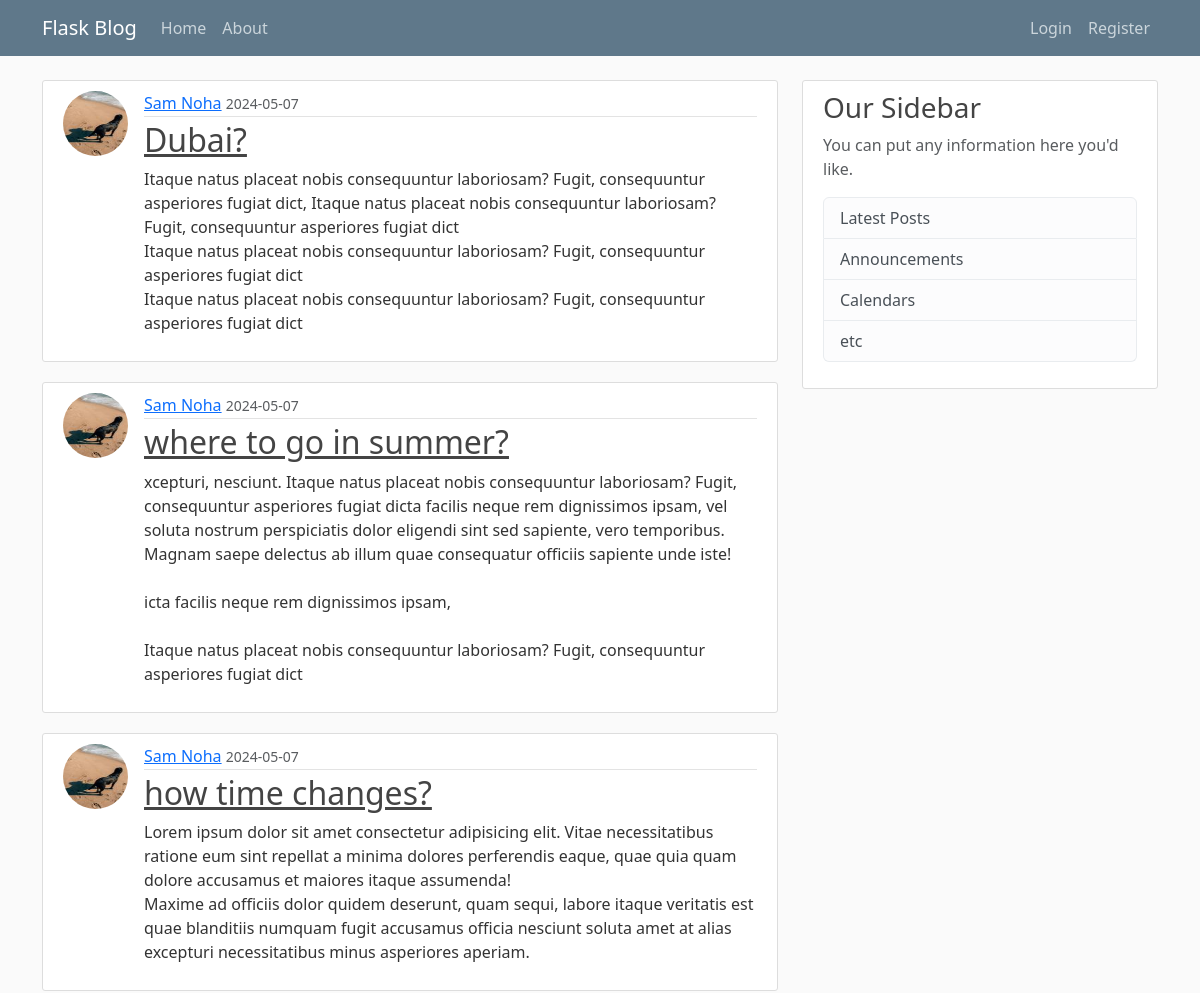
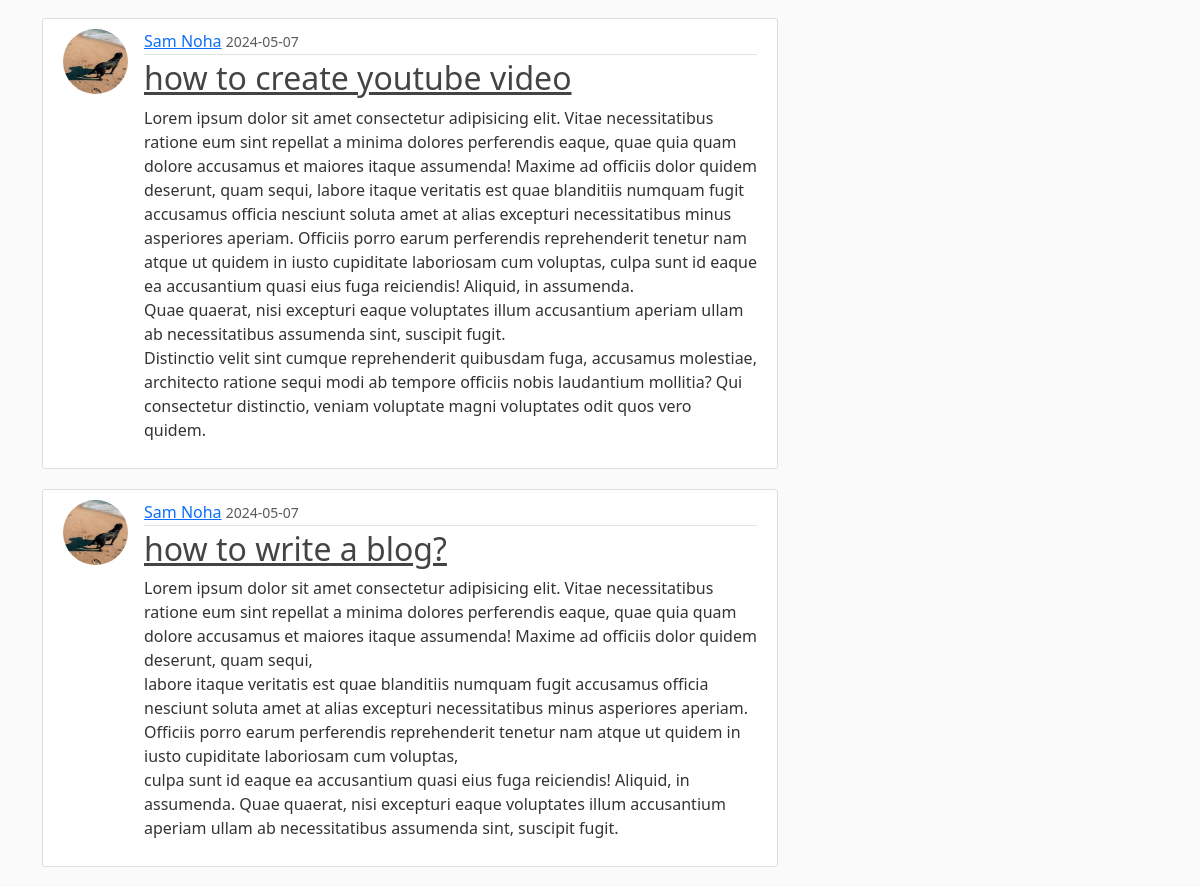
The page /home on the database its author committed (2 pictures, top to bottom).
### flaskblog/models.py (models this page shows, shortened)
class Post(db.Model):
  id = db.Column(db.Integer, primary_key=True)
  title = db.Column(db.String(100), unique=True, nullable=False)
  date_posted = db.Column(db.DateTime, nullable=False, default=datetime.now)
  content = db.Column(db.Text, nullable=False)
  user_id = db.Column(db.Integer, db.ForeignKey('user.id'), nullable=False)

class User(db.Model, UserMixin):
  id = db.Column(db.Integer, primary_key=True)
  username = db.Column(db.String(20), unique=True, nullable=False)
  email = db.Column(db.String(120), unique=True, nullable=False)
  image_file = db.Column(db.String(20), nullable=False, default='default.jpg')
  password = db.Column(db.String(60), nullable=False)
  posts = db.relationship('Post', backref='author', lazy=True)

### flaskblog/routes.py (the view)
@app.route("/")
@app.route("/home")
def home():
  page = request.args.get('page',1,type=int)
  posts = Post.query.order_by(Post.date_posted.desc()).paginate(page=page,per_page=5)
  return render_template('home.html',posts=posts, title='Home')

### flaskblog/templates/home.html
{% extends "layout.html"%}
{% block content %}
{% for post in posts%}
    <article class="media content-section d-flex">
        <div>
            <img src="{{ url_for('static', filename='profile_pics/' + post.author.image_file) }}" alt=""
                class="rounded-circle article-img">
        </div>
        <div class="media-body w-100">
            <div class="article-metadata">
                <a class="mr-2" href="#">{{ post.author.username }}</a>
                <small class="text-muted">{{ post.date_posted.strftime('%Y-%m-%d') }}</small>
            </div>
            <h2><a class="article-title" href="{{ url_for('post',post_id=post.id)}}">{{ post.title }}</a></h2>
            <p class="article-content">{{ post.content }}</p>
        </div>
    </article>
{% endfor %}
{% endblock content %}

### flaskblog/static/main.css (style rules this page uses)
body { background: #fafafa; color: #333333; margin-top: 5rem; }
h1, h2, h3, h4, h5, h6 { color: #444444; }
.content-section { background: #ffffff; padding: 10px 20px; border: 1px solid #dddddd; border-radius: 3px; margin-bottom: 20px; }
.article-title { color: #444444; }
.article-content { white-space: pre-line; }
.article-img { height: 65px; width: 65px; margin-right: 16px; }
.article-metadata { padding-bottom: 1px; margin-bottom: 4px; border-bottom: 1px solid #e3e3e3 }

### rows shown on the page
Post: image_file (picture), author.username "Sam Noha", date_posted "2024-05-07", title "Dubai?", content "Itaque natus placeat nobis consequuntur laboriosam? Fugit, consequuntur asperiores fugiat dict, Itaque natus placeat nobis consequuntur laboriosam? Fugit, consequuntur asperiores fugiat dict Itaque natus placeat nobis consequuntur laboriosam? Fugit, consequuntur asperiores fugiat dict Itaque natus placeat nobis consequuntur laboriosam? Fugit, consequuntur asperiores fugiat dict"
Post: image_file (picture), author.username "Sam Noha", date_posted "2024-05-07", title "where to go in summer?", content "xcepturi, nesciunt. Itaque natus placeat nobis consequuntur laboriosam? Fugit, consequuntur asperiores fugiat dicta facilis neque rem dignissimos ipsam, vel soluta nostrum perspiciatis dolor eligendi sint sed sapiente, vero temporibus. Magnam saepe delectus ab illum quae consequatur officiis sapiente unde iste! icta facilis neque rem dignissimos ipsam, Itaque natus placeat nobis consequuntur laboriosam? Fugit, consequuntur asperiores fugiat dict"
Post: image_file (picture), author.username "Sam Noha", date_posted "2024-05-07", title "how time changes?", content "Lorem ipsum dolor sit amet consectetur adipisicing elit. Vitae necessitatibus ratione eum sint repellat a minima dolores perferendis eaque, quae quia quam dolore accusamus et maiores itaque assumenda! Maxime ad officiis dolor quidem deserunt, quam sequi, labore itaque veritatis est quae blanditiis numquam fugit accusamus officia nesciunt soluta amet at alias excepturi necessitatibus minus asperiores aperiam."
Post: image_file (picture), author.username "Sam Noha", date_posted "2024-05-07", title "how to create youtube video", content "Lorem ipsum dolor sit amet consectetur adipisicing elit. Vitae necessitatibus ratione eum sint repellat a minima dolores perferendis eaque, quae quia quam dolore accusamus et maiores itaque assumenda! Maxime ad officiis dolor quidem deserunt, quam sequi, labore itaque veritatis est quae blanditiis numquam fugit accusamus officia nesciunt soluta amet at alias excepturi necessitatibus minus asperiores aperiam. Officiis porro earum perferendis reprehenderit tenetur nam atque ut quidem in iusto cupiditate laboriosam cum voluptas, culpa sunt id eaque ea accusantium quasi eius fuga reiciendis! Aliquid, in assumenda. Quae quaerat, nisi excepturi eaque voluptates illum accusantium aperiam ullam ab…"
Post: image_file (picture), author.username "Sam Noha", date_posted "2024-05-07", title "how to write a blog?", content "Lorem ipsum dolor sit amet consectetur adipisicing elit. Vitae necessitatibus ratione eum sint repellat a minima dolores perferendis eaque, quae quia quam dolore accusamus et maiores itaque assumenda! Maxime ad officiis dolor quidem deserunt, quam sequi, labore itaque veritatis est quae blanditiis numquam fugit accusamus officia nesciunt soluta amet at alias excepturi necessitatibus minus asperiores aperiam. Officiis porro earum perferendis reprehenderit tenetur nam atque ut quidem in iusto cupiditate laboriosam cum voluptas, culpa sunt id eaque ea accusantium quasi eius fuga reiciendis! Aliquid, in assumenda. Quae quaerat, nisi excepturi eaque voluptates illum accusantium aperiam ullam ab…"
